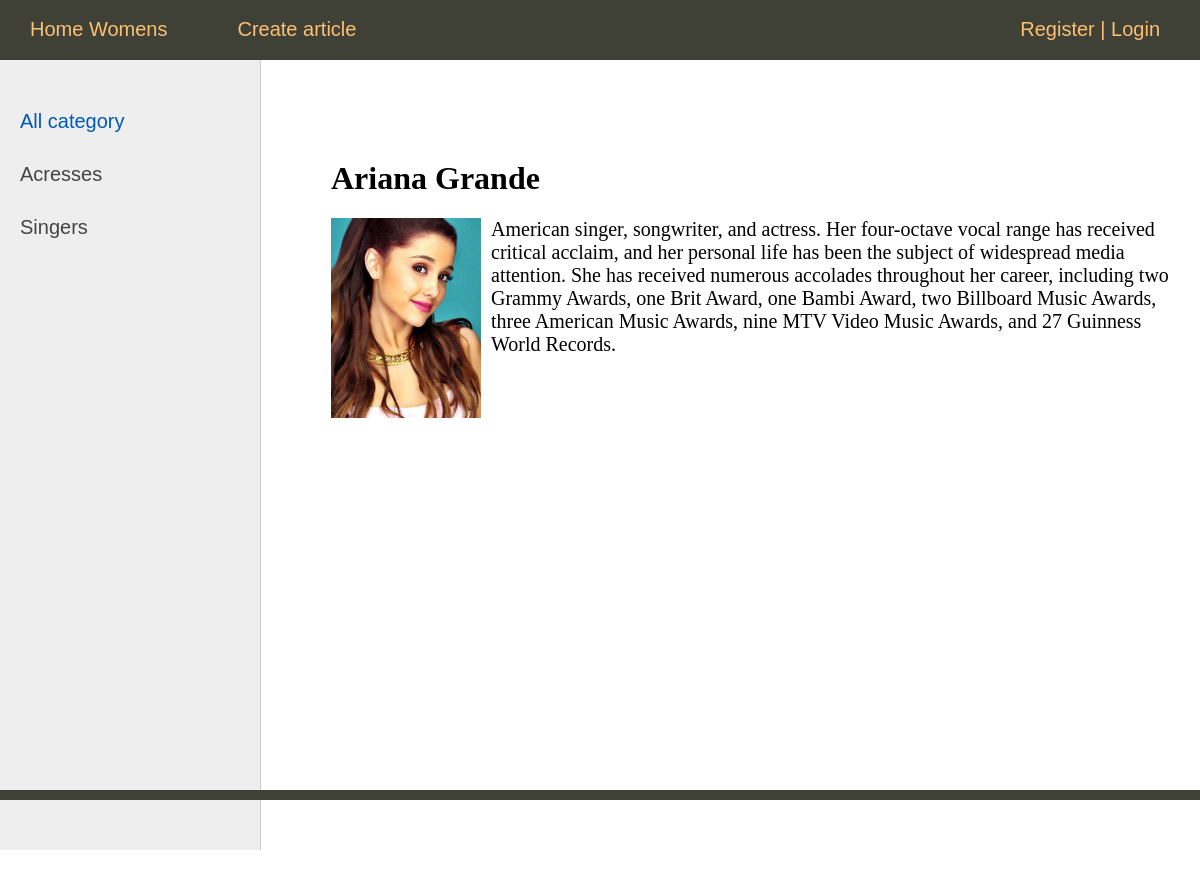
The app's page /post/ariana-grande/ with its own data.
### women/models.py (models this page shows, shortened)
class Category(models.Model):
    name = models.CharField(max_length=100, db_index=True)
    slug = models.SlugField(max_length=255, unique=True,
                            db_index=True)
    def __str__(self):
        return self.name
    def get_absolute_url(self):
        return reverse('category', kwargs={'cat_slug': self.slug})

class Women(models.Model):
    title = models.CharField(max_length=255)
    slug = models.SlugField(max_length=255, unique=True,
                            db_index=True)
    content = models.TextField(blank=True)
    photo = models.ImageField(upload_to="photos/%Y/%m/%d/")
    time_create = models.DateTimeField(auto_now_add=True)
    time_update = models.DateTimeField(auto_now=True)
    is_published = models.BooleanField(default=True)
    cat = models.ForeignKey('Category', on_delete=models.PROTECT)
    def __str__(self):
        return self.title
    class Meta:
        ordering = ['id']

### women/views.py (the view)
# urls.py: path('post/<slug:post_slug>/', ShowPost.as_view(), name='post'),
class ShowPost(DataMixin, DetailView):
    model = Women
    template_name = 'women/post.html'
    slug_url_kwarg = 'post_slug'
    context_object_name = 'post'
    def get_context_data(self, *, object_list=None, **kwargs):
        context = super().get_context_data(**kwargs)
        c_def = self.get_user_context(title=context['post'])
        return dict(list(context.items()) + list(c_def.items()))

### women/templatetags/women_tags.py (called while the page is built)
@register.simple_tag(name='get_cats')
def get_categories(filter=None):
    if not filter:
        return Category.objects.all()
    else:
        return Category.objects.filter(pk=filter)

### women/utils.py (called while the page is built)
    def get_user_context(self, **kwargs):
        context = kwargs
        cats = Category.objects.all()
        context['menu'] = menu
        context['cats'] = cats
        if 'cat_selected' not in context:
            context['cat_selected'] = 0
        return context

### women/templates/women/post.html
{% extends 'women/base.html' %}
{% block content %}
    <h1>{{post.title}}</h1>
{% if post.photo %}
	<p><img class="img-article-left thumb" src="{{post.photo.url}}"></p>
{% endif %}
{{post.content}}
{% endblock %}

### women/templates/women/base.html (shortened to what this page needs)
{% load static %}
{% load women_tags %}
<!DOCTYPE html>
<html>
<head>
	<link type="text/css" href="{% static 'women/css/styles.css' %}" rel="stylesheet" />
</head>
<body>
<table class="table-page" border=0 cellpadding="0" cellspacing="0">
<tr><td valign=top>
{% block mainmenu %}
		<div class="header">
			<ul id="mainmenu" class="mainmenu">
{% for m in menu %}
			<li><a href="{% url m.url_name %}">{{m.title}}</a></li>
{% endfor %}
			{% if request.user.is_authenticated %}
							<li class="last">{{user.username}} | <a href="{% url 'logout' %}">Logout</a>
			{% else %}
			<li class="last"><a href="{% url 'register' %}">Register</a> | <a href="{% url 'login' %}">Login</a></li>
			{% endif %}
			</ul>
		</div>
{% endblock mainmenu %}
<table class="table-content" border=0 cellpadding="0" cellspacing="0">
<tr>
	<td valign="top" class="left-chapters">
	<ul id="leftchapters">
{% if cat_selected == 0 %}
		<li class="selected">All category</li>
{% else %}
		<li><a href="{% url 'home' %}">All category</a></li>
{% endif %}
		{% for c in cats %}
			{%  if c.pk == cat_selected %}
				<li class="selected">{{ c.name }}</li>
			{% else %}
				<li><a href="{{c.get_absolute_url}}">{{ c.name }}</a></li>
			{% endif %}
		{% endfor %}
	</ul>
</td>
<td valign="top" class="content">
	<div class="content-text">
{% block content %}
{% endblock %}
	</div>
</td></tr></table>
</td></tr>
<tr><td valign=top>
	<div id="footer">
	</div>
</td></tr></table>
</body>
</html>

### women/static/women/css/styles.css (style rules this page uses)
html, body { font-family: 'Arial'; margin: 0; padding: 0; height: 100%; width: 100%; color: #444; }
a { color: #0059b2; text-decoration: none; }
img { max-width: 600px; height: auto; }
img.img-article-left { max-width: 300px; height: auto; float: left; padding: 0 10px 10px 0; }
img.img-article-left.thumb { max-width: 150px; height: auto; }
.table-page { width: 100%; height: 100%; vertical-align: top; }
.table-page tr { height: 100%; }
.header { background: #3F4137; height: 60px; }
ul.mainmenu { list-style: none; margin: 0; padding: 0; height: 60px; color: #fdc073; font-size: 20px; overflow: hidden; }
ul.mainmenu li { float: left; margin: 18px 40px 0 30px; }
ul.mainmenu li.last { float: right; }
ul.mainmenu li a { color: #fdc073; text-decoration: none; }
.table-content { width: 100%; min-height: 100%; height: 100%; }
.left-chapters { margin: 0; background: #eee; border-right: 1px solid #ccc; min-height: 100%; }
.left-chapters ul { width: 230px; min-height: 100%; margin: 0; padding: 20px 10px 10px 20px; list-style: none; font-size: 20px; }
.left-chapters ul li { margin: 30px 0 0 0; color: #999; }
.left-chapters ul li.selected { color: #0059b2; }
.left-chapters ul li a { color: #444; text-decoration: none; }
.content { padding: 40px 20px 20px 40px; width: 100%; box-sizing: border-box; }
.content-text { margin: 60px 0 0 30px; color: #000; font-size: 20px; font-family: Yandex Sans Display Light; }
.content-text h1 { font-size: 32px; }
#footer { box-sizing: border-box; background: #3F4137; padding: 5px; color: #aaa; font-size: 14px; font-family: Verdana, Geneva, Arial, Helvetica; text-align: left; overflow: hidden; }

### records on screen
Category: name "Acresses"
Category: name "Singers"
Women: title "Ariana Grande", photo (picture), content "American singer, songwriter, and actress. Her four-octave vocal range has received critical acclaim, and her personal life has been the subject of widespread media attention. She has received numerous accolades throughout her career, including two Grammy Awards, one Brit Award, one Bambi Award, two Billboard Music Awards, three American Music Awards, nine MTV Video Music Awards, and 27 Guinness World Records."

### other values on screen
{{ m.title }} "Home Womens" "Create article"
